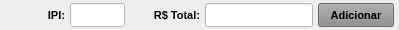
              <widget class="QWidget" name="widget_31" native="true">
               <property name="minimumSize">
                <size>
                 <width>0</width>
                 <height>0</height>
                </size>
               </property>
               <property name="maximumSize">
                <size>
                 <width>16777215</width>
                 <height>30</height>
                </size>
               </property>
               <property name="styleSheet">
                <string notr="true"/>
               </property>
               <layout class="QHBoxLayout" name="horizontalLayout_29">
                <property name="spacing">
                 <number>5</number>
                </property>
                <property name="leftMargin">
                 <number>5</number>
                </property>
                <property name="topMargin">
                 <number>3</number>
                </property>
                <property name="rightMargin">
                 <number>5</number>
                </property>
                <property name="bottomMargin">
                 <number>3</number>
                </property>
                <item>
                 <widget class="QLabel" name="label_65">
                  <property name="minimumSize">
                   <size>
                    <width>60</width>
                    <height>0</height>
                   </size>
                  </property>
                  <property name="maximumSize">
                   <size>
                    <width>60</width>
                    <height>16777215</height>
                   </size>
                  </property>
                  <property name="font">
                   <font>
                    <pointsize>8</pointsize>
                    <weight>75</weight>
                    <bold>true</bold>
                   </font>
                  </property>
                  <property name="text">
                   <string>IPI:</string>
                  </property>
                  <property name="alignment">
                   <set>Qt::AlignRight|Qt::AlignTrailing|Qt::AlignVCenter</set>
                  </property>
                 </widget>
                </item>
                <item>
                 <widget class="QLineEdit" name="line_Ipi">
                  <property name="sizePolicy">
                   <sizepolicy hsizetype="Preferred" vsizetype="Preferred">
                    <horstretch>0</horstretch>
                    <verstretch>0</verstretch>
                   </sizepolicy>
                  </property>
                  <property name="minimumSize">
                   <size>
                    <width>0</width>
                    <height>0</height>
                   </size>
                  </property>
                  <property name="maximumSize">
                   <size>
                    <width>55</width>
                    <height>16777215</height>
                   </size>
                  </property>
                  <property name="font">
                   <font>
                    <pointsize>8</pointsize>
                   </font>
                  </property>
                  <property name="styleSheet">
                   <string notr="true">background-color: rgb(255, 255, 255);</string>
                  </property>
                  <property name="alignment">
                   <set>Qt::AlignCenter</set>
                  </property>
                 </widget>
                </item>
                <item>
                 <widget class="QLabel" name="label_66">
                  <property name="minimumSize">
                   <size>
                    <width>70</width>
                    <height>0</height>
                   </size>
                  </property>
                  <property name="maximumSize">
                   <size>
                    <width>70</width>
                    <height>16777215</height>
                   </size>
                  </property>
                  <property name="font">
                   <font>
                    <pointsize>8</pointsize>
                    <weight>75</weight>
                    <bold>true</bold>
                   </font>
                  </property>
                  <property name="text">
                   <string>R$ Total:</string>
                  </property>
                  <property name="alignment">
                   <set>Qt::AlignRight|Qt::AlignTrailing|Qt::AlignVCenter</set>
                  </property>
                 </widget>
                </item>
                <item>
                 <widget class="QLineEdit" name="line_ValorTotal">
                  <property name="sizePolicy">
                   <sizepolicy hsizetype="Preferred" vsizetype="Preferred">
                    <horstretch>0</horstretch>
                    <verstretch>0</verstretch>
                   </sizepolicy>
                  </property>
                  <property name="minimumSize">
                   <size>
                    <width>0</width>
                    <height>0</height>
                   </size>
                  </property>
                  <property name="maximumSize">
                   <size>
                    <width>16777215</width>
                    <height>16777215</height>
                   </size>
                  </property>
                  <property name="font">
                   <font>
                    <pointsize>8</pointsize>
                   </font>
                  </property>
                  <property name="styleSheet">
                   <string notr="true">background-color: rgb(255, 255, 255);</string>
                  </property>
                  <property name="alignment">
                   <set>Qt::AlignCenter</set>
                  </property>
                 </widget>
                </item>
                <item>
                 <widget class="QPushButton" name="btn_AdicionarProd">
                  <property name="sizePolicy">
                   <sizepolicy hsizetype="Preferred" vsizetype="Preferred">
                    <horstretch>0</horstretch>
                    <verstretch>0</verstretch>
                   </sizepolicy>
                  </property>
                  <property name="minimumSize">
                   <size>
                    <width>0</width>
                    <height>0</height>
                   </size>
                  </property>
                  <property name="maximumSize">
                   <size>
                    <width>76</width>
                    <height>16777215</height>
                   </size>
                  </property>
                  <property name="font">
                   <font>
                    <pointsize>8</pointsize>
                    <weight>75</weight>
                    <bold>true</bold>
                   </font>
                  </property>
                  <property name="cursor">
                   <cursorShape>PointingHandCursor</cursorShape>
                  </property>
                  <property name="layoutDirection">
                   <enum>Qt::LeftToRight</enum>
                  </property>
                  <property name="autoFillBackground">
                   <bool>false</bool>
                  </property>
                  <property name="styleSheet">
                   <string notr="true">background-color: rgb(141, 141, 141);</string>
                  </property>
                  <property name="text">
                   <string>Adicionar</string>
                  </property>
                  <property name="checkable">
                   <bool>false</bool>
                  </property>
                  <property name="autoDefault">
                   <bool>false</bool>
                  </property>
                  <property name="default">
                   <bool>false</bool>
                  </property>
                  <property name="flat">
                   <bool>false</bool>
                  </property>
                 </widget>
                </item>
               </layout>
              </widget>
